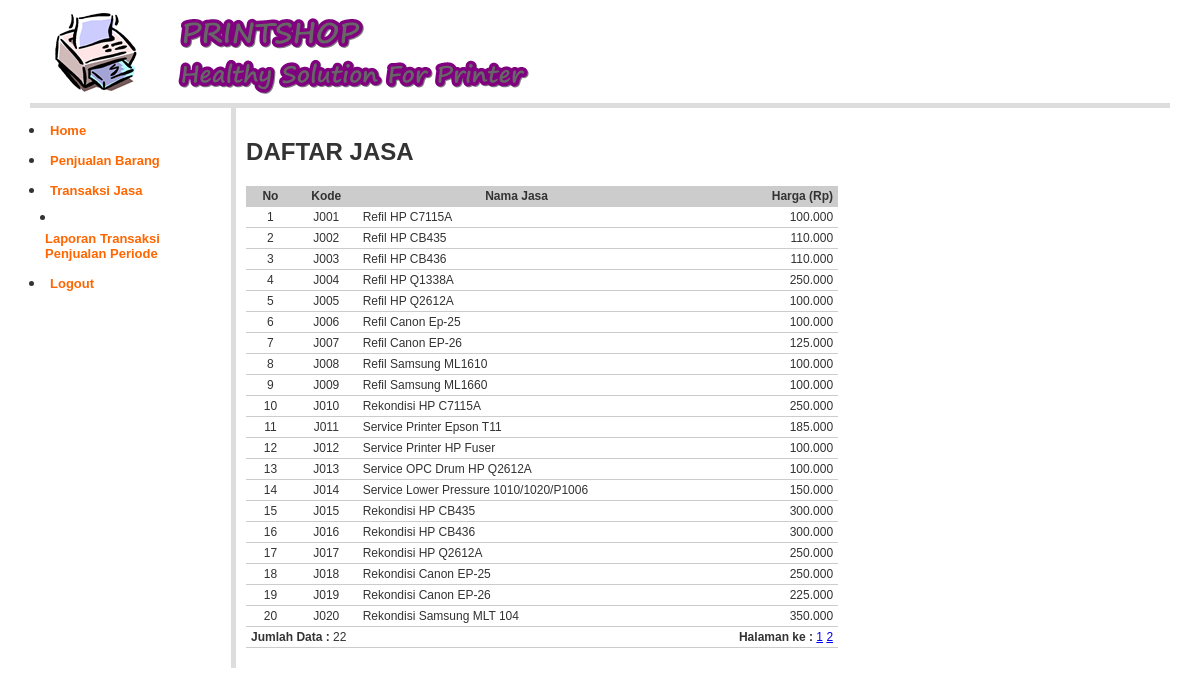
The app's page /?page=Daftar-Jasa (signed in) with its own data.
### tables this page shows
CREATE TABLE `jasa` (
  `kd_jasa` char(4) NOT NULL,
  `nama_jasa` varchar(50) DEFAULT NULL,
  `harga_jasa` int(10) NOT NULL,
  `kd_bahan` char(4) NOT NULL,
  `diskon` float(3,0) NOT NULL,
  `ppn` float(3,0) NOT NULL,
  `kd_kategori` char(3) DEFAULT NULL,
  `keterangan` varchar(50) DEFAULT NULL,
  PRIMARY KEY (`kd_jasa`)
);

### library/inc.library.php (called while the page is built, shortened)
<?php
function format_angka($angka) {
	$hasil =  number_format($angka,0, ",",".");
	return $hasil;
}
?>

### daftar_jasa.php (the view, shortened to what this page needs)
<?php
include_once "library/inc.library.php";
$row = 20;
$hal = isset($_GET['hal']) ? $_GET['hal'] : 0;
$pageSql = "SELECT * FROM jasa";
$pageQry = mysql_query($pageSql, $koneksidb) or die ("error paging: ".mysql_error());
$jml	 = mysql_num_rows($pageQry);
$max	 = ceil($jml/$row);
?>
<h2> DAFTAR JASA</h2>
<table class="table-list" width="592" border="0" cellspacing="1" cellpadding="2">
  <tr>
    <td width="40" align="center" bgcolor="#CCCCCC"><b>No</b></td>
    <td width="54" align="center" bgcolor="#CCCCCC"><b>Kode</b></td>
    <td width="319" align="center" bgcolor="#CCCCCC"><b>Nama Jasa</b></td>
    <td width="158" align="right" bgcolor="#CCCCCC"><b>Harga   (Rp)</b></td>
  </tr>
<?php
	$jasaSql = "SELECT * FROM jasa ORDER BY kd_jasa ASC LIMIT $hal, $row";
	$jasaQry = mysql_query($jasaSql, $koneksidb)  or die ("Query jasa salah : ".mysql_error());
	$nomor  = 0;
	while ($jasaRow = mysql_fetch_array($jasaQry)) {
	$nomor++;
?>
  <tr>
    <td align="center"><?php echo $nomor; ?></td>
    <td align="center"><?php echo $jasaRow['kd_jasa']; ?></td>
    <td><?php echo $jasaRow['nama_jasa']; ?></td>
    <td align="right"><?php echo format_angka($jasaRow['harga_jasa']); ?></td>
  </tr>
  <?php } ?>
  <tr>
    <td colspan="3"><b>Jumlah Data :</b> <?php echo $jml; ?> </td>
    <td colspan="5" align="right"><b>Halaman ke :</b>
	<?php
	for ($h = 1; $h <= $max; $h++) {
		$list[$h] = $row * $h - $row;
		echo " <a href='?page=Daftar-Jasa&hal=$list[$h]'>$h</a> ";
	}
	?></td>
  </tr>
</table>

### styles/style.css (style rules this page uses)
body { margin:0px auto 0px; padding:3px; font-family:"Arial"; font-size:12px; color:#333; width:95%; background-position:top; background-color:#fff; }
.table-main td { color: #333; border-collapse: collapse; vertical-align: center; padding: 0px; border:none; }
.table-list { clear: both; text-align: left; border-collapse: collapse; margin: 0px 0px 10px 0px; background:#fff; }
.table-list td { color: #333; font-size:12px; border-color: #fff; border-collapse: collapse; vertical-align: center; padding: 3px 5px; border-bottom:1px #CCCCCC solid; }

### records on screen
jasa: kd_jasa "J001", nama_jasa "Refil HP C7115A", harga_jasa "100.000"
jasa: kd_jasa "J002", nama_jasa "Refil HP CB435", harga_jasa "110.000"
jasa: kd_jasa "J003", nama_jasa "Refil HP CB436", harga_jasa "110.000"
jasa: kd_jasa "J004", nama_jasa "Refil HP Q1338A", harga_jasa "250.000"
jasa: kd_jasa "J005", nama_jasa "Refil HP Q2612A", harga_jasa "100.000"
jasa: kd_jasa "J006", nama_jasa "Refil Canon Ep-25", harga_jasa "100.000"
jasa: kd_jasa "J007", nama_jasa "Refil Canon EP-26", harga_jasa "125.000"
jasa: kd_jasa "J008", nama_jasa "Refil Samsung ML1610", harga_jasa "100.000"
jasa: kd_jasa "J009", nama_jasa "Refil Samsung ML1660", harga_jasa "100.000"
jasa: kd_jasa "J010", nama_jasa "Rekondisi HP C7115A", harga_jasa "250.000"
jasa: kd_jasa "J011", nama_jasa "Service Printer Epson T11", harga_jasa "185.000"
jasa: kd_jasa "J012", nama_jasa "Service Printer HP Fuser", harga_jasa "100.000"
jasa: kd_jasa "J013", nama_jasa "Service OPC Drum HP Q2612A", harga_jasa "100.000"
jasa: kd_jasa "J014", nama_jasa "Service Lower Pressure 1010/1020/P1006", harga_jasa "150.000"
jasa: kd_jasa "J015", nama_jasa "Rekondisi HP CB435", harga_jasa "300.000"
jasa: kd_jasa "J016", nama_jasa "Rekondisi HP CB436", harga_jasa "300.000"
jasa: kd_jasa "J017", nama_jasa "Rekondisi HP Q2612A", harga_jasa "250.000"
jasa: kd_jasa "J018", nama_jasa "Rekondisi Canon EP-25", harga_jasa "250.000"
jasa: kd_jasa "J019", nama_jasa "Rekondisi Canon EP-26", harga_jasa "225.000"
jasa: kd_jasa "J020", nama_jasa "Rekondisi Samsung MLT 104", harga_jasa "350.000"

### other values on screen
$jml "22"
